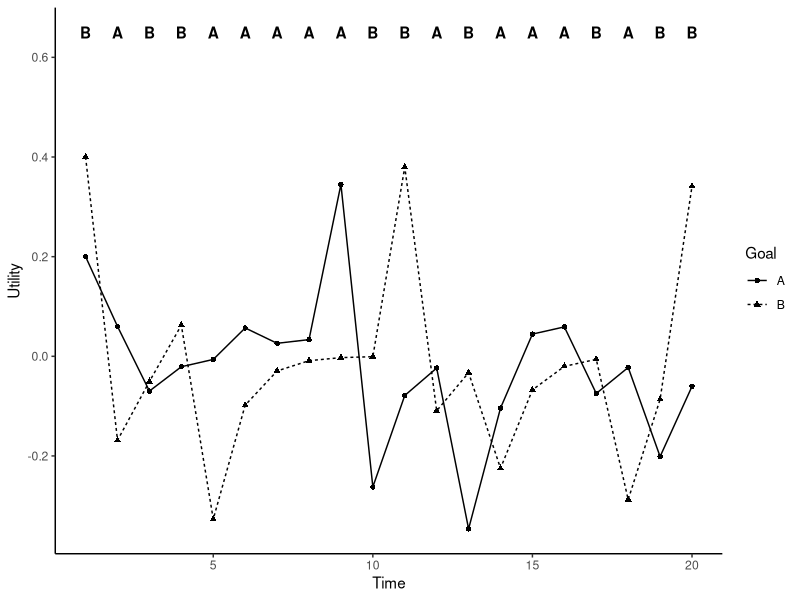
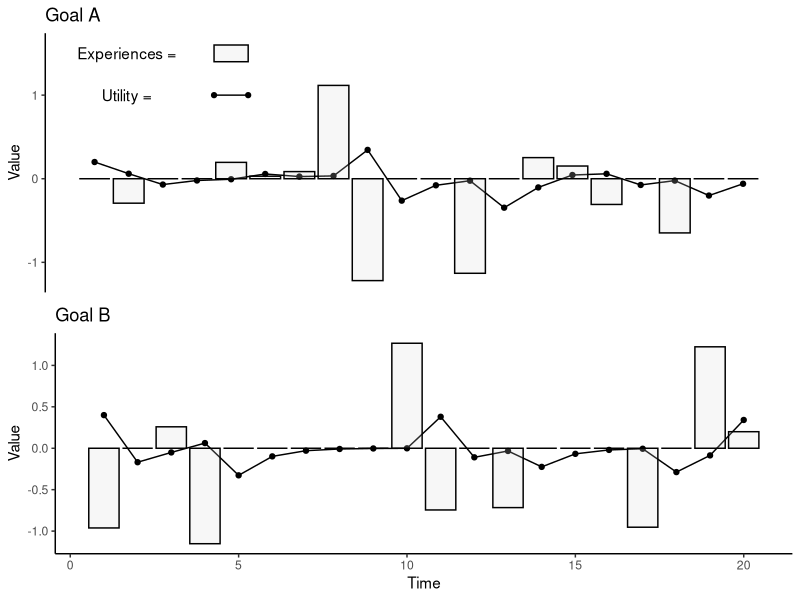

The R source for these figures, in order:
## ---- chunk 1

# . -----------------------------------------------------------------------


# . -----------------------------------------------------------------------


# . -----------------------------------------------------------------------


# The Comp Model ----------------------------------------------------------

set.seed(3)


experience <- function(){
  
  value <- rnorm(1,0,1)
  return(value)
  
}

time <- 20
b0 <- 0.3
b1 <- 0.3
utility_a_start <- 0.2
utility_b_start <- 0.4


df_matrix <- matrix(, ncol = 8, nrow = time)
counter <- 0

for(i in 1:time){
  counter <- counter + 1
  
  
  
  
  
  
  # first time point --------------------------------------------------------
  
  
  if(i == 1){
    
    # time
    df_matrix[counter, 1] <- i
    # utility for goal A
    df_matrix[counter, 2] <- utility_a_start
    # utility for goal B
    df_matrix[counter, 3] <- utility_b_start
    # likelihood for goal A
    df_matrix[counter, 4] <- 1 / 1 + exp(df_matrix[counter, 2])
    likelihood_a <- df_matrix[counter, 4]
    # likelihood for goal B
    df_matrix[counter, 5] <- 1 / 1 + exp(df_matrix[counter, 3])
    likelihood_b <- df_matrix[counter, 5]
    # Goal choice
    choice <- NULL
    
    if(likelihood_a > likelihood_b){
      choice <- 1
    }else{
      choice <- 2
    }
    
    df_matrix[counter, 6] <- choice
    
    
    # Experience goal A if they choose A
    experience_a_b <- c(0,0)
    
    if(choice == 1){
      experience_a_b[1] <- experience()
    }else{
      experience_a_b[2] <- experience()
    }
    
    # experience for goal A
    df_matrix[counter, 7] <- experience_a_b[1]
    # experience for goal B
    df_matrix[counter, 8] <- experience_a_b[2]
    
    
    
    
    
    
    
    
    # other time points -------------------------------------------------------
    
    
  }else{
    
    
    
    # time
    df_matrix[counter, 1] <- i
    # utility for goal A
    df_matrix[counter, 2] <- b0*df_matrix[counter - 1, 2] + b1*df_matrix[counter - 1, 7]
    # utility for goal B
    df_matrix[counter, 3] <- b0*df_matrix[counter - 1, 3] + b1*df_matrix[counter - 1, 8]
    # likelihood for goal A
    df_matrix[counter, 4] <- 1 / 1 + exp(df_matrix[counter, 2])
    likelihood_a <- df_matrix[counter, 4]
    # likelihood for goal B
    df_matrix[counter, 5] <- 1 / 1 + exp(df_matrix[counter, 3])
    likelihood_b <- df_matrix[counter, 5]
    # Goal choice
    choice <- NULL
    
    if(likelihood_a > likelihood_b){
      choice <- 1
    }else{
      choice <- 2
    }
    
    df_matrix[counter, 6] <- choice
    
    
    # Experience goal A if they choose A
    experience_a_b <- c(0,0)
    
    if(choice == 1){
      experience_a_b[1] <- experience()
    }else{
      experience_a_b[2] <- experience()
    }
    
    # experience for goal A
    df_matrix[counter, 7] <- experience_a_b[1]
    # experience for goal B
    df_matrix[counter, 8] <- experience_a_b[2]
    
    
    
  }
  
  
  
}



# ... ---------------------------------------------------------------------


# ... ---------------------------------------------------------------------


# ... ---------------------------------------------------------------------


# Graphs ------------------------------------------------------------------



library(ggplot2)
library(tidyverse)
library(stringr)
library(stringi)
library(gridExtra)

df <- data.frame(df_matrix)
names(df) <- c('Time', 'Utility_a', 'Utility_b', 'Likelihood_a', 'Likelihood_b', 'Choice', 'Experience_a', 'Experience_b')

df_long <- df %>%
  gather(Utility_a, Utility_b, Likelihood_a, Likelihood_b, Experience_a, Experience_b, key = 'goal_initial', value = 'Utility') %>%
  mutate(Goal = 
           ifelse(goal_initial == 'Utility_a', 'A', 
                  ifelse(goal_initial == 'Utility_b', 'B', 
                         ifelse(goal_initial == 'Likelihood_a', 'A',
                                ifelse(goal_initial == 'Likelihood_b', 'B',
                                       ifelse(goal_initial == 'Experience_a', 'A', 'B'))))), 
  )

df_long$goal_initial <- str_replace(df_long$goal_initial, '_a', '')
df_long$goal_initial <- str_replace(df_long$goal_initial, '_b', '')

df_long <- df_long %>%
  spread(key = goal_initial, value = Utility)

df_long$Choice <- ifelse(df_long$Choice == 1, 'A', 'B')

df_long$Choice <- as.character(df_long$Choice)
df_long$Goal <- as.character(df_long$Goal)


df_text <- df_long %>%
  select(Time, Choice)

use_these <- seq(from = 1, to = 40, by = 2)

df_text <- df_text[use_these, ]
df_text$Utility <- c(rep(0.65, 20))
df_text$Goal <- df_text$Choice

# ... ---------------------------------------------------------------------


# ... ---------------------------------------------------------------------


# ... ---------------------------------------------------------------------


# Goal choice over time above utility ------------------------------------------------


plot1 <- ggplot(df_long, aes(x = Time, y = Utility, linetype = Goal, shape = Goal)) + 
  geom_point() + 
  geom_line() + 
  theme(panel.grid.major = element_blank(), panel.grid.minor = element_blank(),
        panel.background = element_blank(), axis.line = element_line(colour = "black")) +
  geom_text(data = df_text, aes(label = Choice, fontface = 'bold'))


plot1

## ---- chunk 2



# ... ---------------------------------------------------------------------


# ... ---------------------------------------------------------------------


# ... ---------------------------------------------------------------------


# Goal choice over time above utility and experiences ---------------------



# Tidy --------------------------------------------------------------------



df_long_long <- df %>%
  gather(Utility_b, Utility_a, Likelihood_a, Likelihood_b, Experience_a, Experience_b, key = 'variable', value = 'Value') %>%
  mutate(Goal = 
           ifelse(variable == 'Utility_b', 'B',
                  ifelse(variable == 'Likelihood_b', 'B', 
                         ifelse(variable == 'Experience_b', 'B',
                                ifelse(variable == 'Utility_a', 'A',
                                       ifelse(variable == 'Likelihood_a', 'A', 'A'))))))

df_long_long$variable <- str_replace(df_long_long$variable, '_b', '')
df_long_long$variable <- str_replace(df_long_long$variable, '_a', '')


df_wo_l <- df_long_long %>%
  filter(variable != 'Likelihood')

df_utility_a <- df_wo_l %>%
  filter(variable == 'Utility' & Goal == 'A')

df_exp_a <- df_wo_l %>%
  filter(variable == 'Experience' & Goal == 'A')

df_utility_b <- df_wo_l %>%
  filter(variable == 'Utility' & Goal == 'B')

df_exp_b <- df_wo_l %>%
  filter(variable == 'Experience' & Goal == 'B')


# Plots -------------------------------------------------------------------



ue_a <- ggplot() + 
  geom_point(data = df_utility_a, aes(x = Time, y = Value)) + 
  geom_line(data = df_utility_a, aes(x = Time, y = Value)) + 
  geom_bar(data = df_exp_a, stat = 'identity', aes(x = Time, y = Value), fill = 'gray85', color = 'black', alpha = 0.2) +
  theme(panel.grid.major = element_blank(), panel.grid.minor = element_blank(),
        panel.background = element_blank(), axis.line.y = element_line(colour = "black",),
        axis.line.x = element_blank(),
        axis.text.x = element_blank()) +
  scale_x_continuous(breaks = NULL) + 
  labs(title = 'Goal A') +
  xlab(NULL) +
  annotate('text', x = 2, y = 1.5, label = 'Experiences = ') + 
  annotate('rect', xmin = 4.5, xmax = 5.5, ymin = 1.4, ymax = 1.6, alpha = 0.2, color = 'black', fill = 'gray85') + 
  annotate('text', x = 2, y = 1, label = 'Utility = ') + 
  annotate('segment', x = 4.5, xend = 5.5, y = 1, yend = 1, color = 'black') +
  annotate('pointrange', x = 4.5, y = 1, ymin = 1, ymax = 1, color = 'black', size = 0.2) +
  annotate('pointrange', x = 5.5, y = 1, ymin = 1, ymax = 1, color = 'black', size = 0.2)



ue_b <- ggplot() + 
  geom_point(data = df_utility_b, aes(x = Time, y = Value)) + 
  geom_line(data = df_utility_b, aes(x = Time, y = Value)) + 
  geom_bar(data = df_exp_b, stat = 'identity', aes(x = Time, y = Value), fill = 'gray85', color = 'black', alpha = 0.2) +
  theme(panel.grid.major = element_blank(), panel.grid.minor = element_blank(),
        panel.background = element_blank(), axis.line = element_line(colour = "black")) +
  labs(title = 'Goal B') 


grid.arrange(ue_a, ue_b)

